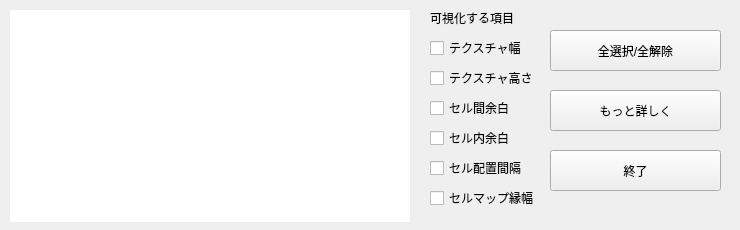
<?xml version="1.0" encoding="UTF-8"?>
<ui version="4.0">
 <class>subwindow</class>
 <widget class="QWidget" name="subwindow">
  <property name="windowModality">
   <enum>Qt::NonModal</enum>
  </property>
  <property name="geometry">
   <rect>
    <x>0</x>
    <y>0</y>
    <width>740</width>
    <height>230</height>
   </rect>
  </property>
  <property name="windowTitle">
   <string>Parameter Preview</string>
  </property>
  <widget class="QGraphicsView" name="previewView">
   <property name="geometry">
    <rect>
     <x>10</x>
     <y>10</y>
     <width>400</width>
     <height>212</height>
    </rect>
   </property>
   <property name="frameShape">
    <enum>QFrame::NoFrame</enum>
   </property>
   <property name="verticalScrollBarPolicy">
    <enum>Qt::ScrollBarAlwaysOff</enum>
   </property>
   <property name="horizontalScrollBarPolicy">
    <enum>Qt::ScrollBarAlwaysOff</enum>
   </property>
   <property name="sizeAdjustPolicy">
    <enum>QAbstractScrollArea::AdjustIgnored</enum>
   </property>
  </widget>
  <widget class="QPushButton" name="buttonAll">
   <property name="geometry">
    <rect>
     <x>550</x>
     <y>30</y>
     <width>171</width>
     <height>41</height>
    </rect>
   </property>
   <property name="text">
    <string>全選択/全解除</string>
   </property>
  </widget>
  <widget class="QPushButton" name="buttonEnd">
   <property name="geometry">
    <rect>
     <x>550</x>
     <y>150</y>
     <width>171</width>
     <height>41</height>
    </rect>
   </property>
   <property name="text">
    <string>終了</string>
   </property>
  </widget>
  <widget class="QPushButton" name="buttonDetail">
   <property name="geometry">
    <rect>
     <x>550</x>
     <y>90</y>
     <width>171</width>
     <height>41</height>
    </rect>
   </property>
   <property name="text">
    <string>もっと詳しく</string>
   </property>
  </widget>
  <widget class="QCheckBox" name="cb_tex_width">
   <property name="geometry">
    <rect>
     <x>430</x>
     <y>40</y>
     <width>111</width>
     <height>16</height>
    </rect>
   </property>
   <property name="text">
    <string>テクスチャ幅</string>
   </property>
  </widget>
  <widget class="QCheckBox" name="cb_tex_height">
   <property name="geometry">
    <rect>
     <x>430</x>
     <y>70</y>
     <width>111</width>
     <height>16</height>
    </rect>
   </property>
   <property name="text">
    <string>テクスチャ高さ</string>
   </property>
  </widget>
  <widget class="QCheckBox" name="cb_pad_border">
   <property name="geometry">
    <rect>
     <x>430</x>
     <y>190</y>
     <width>111</width>
     <height>16</height>
    </rect>
   </property>
   <property name="text">
    <string>セルマップ縁幅</string>
   </property>
  </widget>
  <widget class="QCheckBox" name="cb_pad_shape">
   <property name="geometry">
    <rect>
     <x>430</x>
     <y>100</y>
     <width>111</width>
     <height>16</height>
    </rect>
   </property>
   <property name="text">
    <string>セル間余白</string>
   </property>
  </widget>
  <widget class="QCheckBox" name="cb_pad_cell">
   <property name="geometry">
    <rect>
     <x>430</x>
     <y>160</y>
     <width>111</width>
     <height>16</height>
    </rect>
   </property>
   <property name="text">
    <string>セル配置間隔</string>
   </property>
  </widget>
  <widget class="QCheckBox" name="cb_pad_inner">
   <property name="geometry">
    <rect>
     <x>430</x>
     <y>130</y>
     <width>111</width>
     <height>16</height>
    </rect>
   </property>
   <property name="text">
    <string>セル内余白</string>
   </property>
  </widget>
  <widget class="QLabel" name="cb_abstract">
   <property name="geometry">
    <rect>
     <x>430</x>
     <y>10</y>
     <width>111</width>
     <height>16</height>
    </rect>
   </property>
   <property name="text">
    <string>可視化する項目</string>
   </property>
  </widget>
 </widget>
 <resources/>
 <connections/>
</ui>
